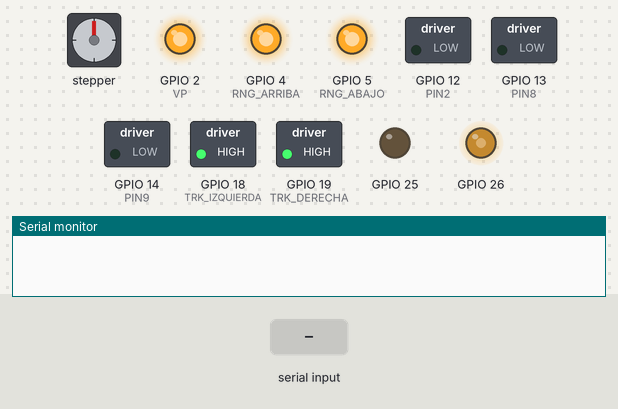
A sketch run on a simulated ESP32. Parts: stepper motor, switched loads named in the sketch (green lamp = pin HIGH), output pins drawn as LEDs (lit = HIGH), the last lines printed to the serial monitor. The test bench sets the inputs (shaded band). Stepper angles assume 200 steps per turn.

Above: at 1.2 s.
1.3 s: "M,45\n" received over Serial
At 1.75 s:
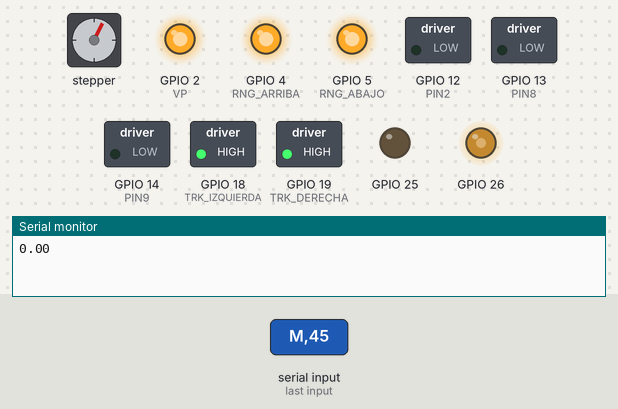
4.3 s: "sby\n" received over Serial
At 7.0 s:
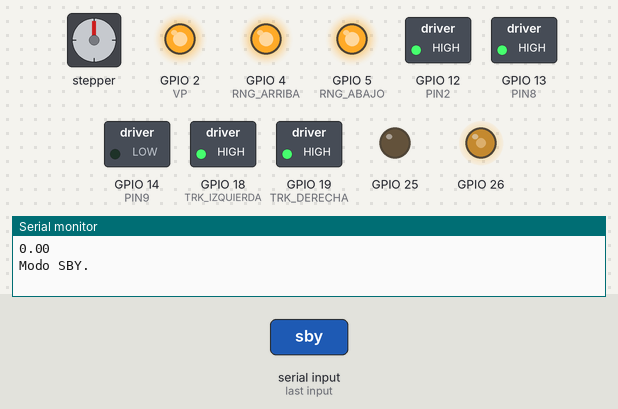
7.3 s: "tst\n" received over Serial
At 8.1 s:
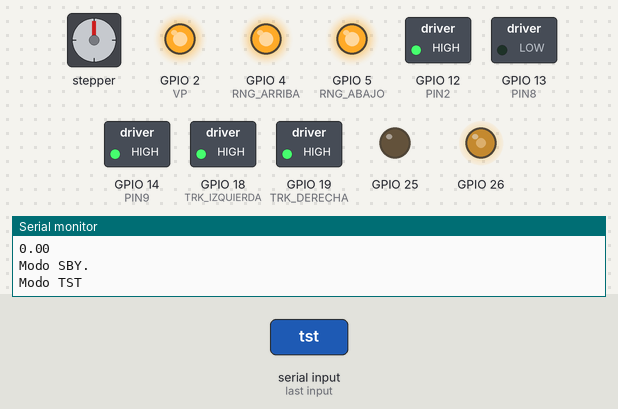
8.8 s: "on\n" received over Serial
At 9.2 s:
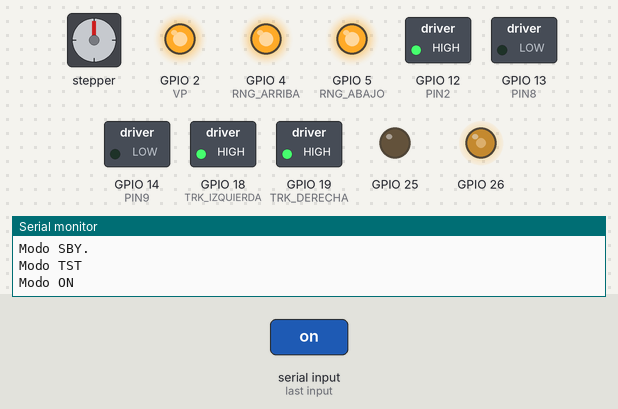
10.3 s: "vp\n" received over Serial
At 10.4 s:
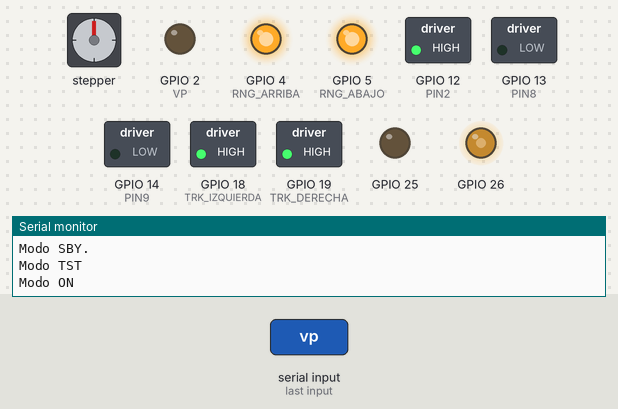
12.0 s: "rng_arriba\n" received over Serial
At 12.1 s:
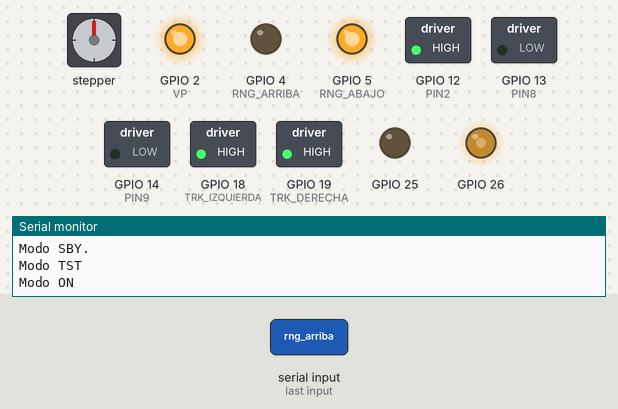
Timing chart, 0 to 14.7 s (numbered marks = the images above; inputs shaded):
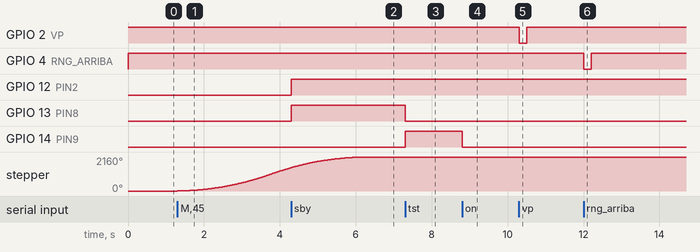

Measured:
- after the input at 1.3 s, stepper: keeps turning clockwise at about 496°/s, starting at once
- after the input at 4.3 s, GPIO 12 (PIN2), GPIO 13 (PIN8): LOW → HIGH at once
- after the input at 7.3 s, GPIO 13 (PIN8): HIGH → LOW at once; GPIO 14 (PIN9): LOW → HIGH at once
- after the input at 8.8 s, GPIO 14 (PIN9): HIGH → LOW at once
- after the input at 10.3 s, GPIO 2 (VP): HIGH → LOW at once, → HIGH 0.20 s later
- after the input at 12.0 s, GPIO 4 (RNG_ARRIBA): HIGH → LOW at once, → HIGH 0.20 s later

The sketch:

FirmwareESP32.ino
```cpp
#include <AccelStepper.h>

//se definen los botones
#define VP 2  // Define botón
#define RNG_ARRIBA 4
#define RNG_ABAJO 5
#define TRK_IZQUIERDA 18
#define TRK_DERECHA 19


//selector
#define PIN2 12
#define PIN8 13
#define PIN9 14


//motores
#define dirPin1 32
#define stepPin1 33
#define motorInterfaceType1 1

#define dirPin2 21
#define stepPin2 22
#define motorInterfaceType2 1

AccelStepper stepper1 = AccelStepper(motorInterfaceType1, stepPin1, dirPin1);
AccelStepper stepper2 = AccelStepper(motorInterfaceType2, stepPin2, dirPin2);
float proxPosition1 = 0;
float proxPosition2 = 0;


//se definen los potenciometros
const int GAIN = DAC1;//gpio 25
int raw = 0;
const int TILT = DAC2;//gpio 26
int raw2 = 125;

bool estadoVP = HIGH;
bool estadoRNG_ARRIBA = HIGH;
bool estadoRNG_ABAJO = HIGH;
bool estadoTRK_IZQUIERDA = HIGH;
bool estadoTRK_DERECHA = HIGH;


void setup() {
  pinMode(VP, OUTPUT);
  pinMode(RNG_ARRIBA, OUTPUT);
  pinMode(RNG_ABAJO, OUTPUT);
  pinMode(TRK_IZQUIERDA, OUTPUT);
  pinMode(TRK_DERECHA, OUTPUT);

  digitalWrite(VP, estadoVP);
  digitalWrite(RNG_ARRIBA, estadoRNG_ARRIBA);
  digitalWrite(RNG_ABAJO, estadoRNG_ABAJO);
  digitalWrite(TRK_IZQUIERDA, estadoTRK_IZQUIERDA);
  digitalWrite(TRK_DERECHA, estadoTRK_DERECHA);

  Serial.begin(115200);
  dacWrite(GAIN, raw);
  dacWrite(TILT, raw2);


  pinMode(PIN2, OUTPUT); // Configura el pin como salida
  pinMode(PIN8, OUTPUT);
  pinMode(PIN9, OUTPUT);

  digitalWrite(PIN2, LOW); // Inicializa el pin en LOW
  digitalWrite(PIN8, LOW);
  digitalWrite(PIN9, LOW);


  stepper1.setMaxSpeed(100);
  stepper1.setAcceleration(100);


  stepper2.setMaxSpeed(800);
  stepper2.setAcceleration(200);

}

void loop() {
  // Verificar si hay datos disponibles en el puerto serial
  if (Serial.available() > 0) {
    String entrada = Serial.readStringUntil('\n');
    entrada.trim(); // Elimina espacios o saltos de línea
    char primerCaracter = entrada.charAt(0); // Obtener el último carácter


    //Este if es para los potenciometros
    if (primerCaracter == 'G') {
      //AQUI VA LA RUTINA DE GAIN
      String numeroStr = entrada.substring(1); // Obtener el resto de la cadena
      int newRaw = numeroStr.toInt(); // Convertir el número a entero
      if (newRaw >= 0 && newRaw <= 31) { // Validar el rango
        if (newRaw == 0){
          raw = 0;
        } else if(newRaw == 31){
          raw = 255;
        } else{
          raw = (newRaw-0.4426)/0.1193;
        }
        dacWrite(GAIN, raw); // Escribir el nuevo valor en el DAC
      }
      Serial.print(raw);
      } else if (primerCaracter == 'T') {
        //AQUI VA LA RUTINA DE TILT
        String numeroStr2 = entrada.substring(2); // Obtener el resto de la cadena
        float newRaw2 = numeroStr2.toFloat(); // Convertir el número a entero
        char tiltUpDown = entrada.charAt(1); // Obtener el segundo carácter
        if (tiltUpDown == 'D'){
          Serial.println("Entro en la D");
          raw2=(newRaw2-15.245)/(-0.1209);
          Serial.println(raw2);
        } else if (tiltUpDown == 'U'){
          Serial.println("Entro en la U");
          raw2=(newRaw2+14.965)/0.1198;
          Serial.println(raw2);
        }
        if (newRaw2 >= 0 && newRaw2 <= 255) { // Validar el rango
          //raw2 = newRaw2;
          dacWrite(TILT, raw2); // Escribir el nuevo valor en el DAC
      }
      Serial.print(raw2);
      } else if (primerCaracter == 'M'){
          int posComa = entrada.indexOf(',');

        if (posComa > 0) {
          // Convertir los datos recibidos a las nuevas posiciones
          proxPosition1 = entrada.substring(1, posComa).toFloat() * 400 / 360.0 * 5.125;
          proxPosition2 = entrada.substring(posComa + 1).toFloat() * 1600 / 360.0 * 6;
          Serial.println(proxPosition1);

          // Detener motores suavemente antes de actualizar posiciones
          stepper1.stop();
          stepper2.stop();

          // Mover a nuevas posiciones
          stepper1.moveTo((int)proxPosition1);
          stepper2.moveTo((int)proxPosition2);
        }
        // Continuamente actualizar los motores
        //stepper1.run();
        //stepper2.run();
      }//if (primerCaracter == 'T')


      //AQUI ESTAN LOS BOTONES
      if (entrada == "vp") {
        digitalWrite(VP, LOW); // Activa el pin (cambia a LOW si era HIGH)
        delay(200);           // Espera
        digitalWrite(VP, HIGH); // Vuelve al estado inicial
      }
      else if (entrada == "rng_arriba") {
        digitalWrite(RNG_ARRIBA, LOW);
        delay(200);
        digitalWrite(RNG_ARRIBA, HIGH);
      }
      else if (entrada == "rng_abajo") {
        digitalWrite(RNG_ABAJO, LOW);
        delay(200);
        digitalWrite(RNG_ABAJO, HIGH);
      }
      else if (entrada == "trk_izquierda") {
        digitalWrite(TRK_IZQUIERDA, LOW);
        delay(200);
        digitalWrite(TRK_IZQUIERDA, HIGH);
      }
      else if (entrada == "trk_derecha") {
        digitalWrite(TRK_DERECHA, LOW);
        delay(200);
        digitalWrite(TRK_DERECHA, HIGH);
      }

      //AQUI VAN LOS SELECTORES
      if (entrada == "sby") {
        digitalWrite(PIN2, HIGH);
        digitalWrite(PIN8, HIGH);
        digitalWrite(PIN9, LOW);
        //digitalWrite(PIN11, LOW);
        Serial.println("Modo SBY.");
      } else if (entrada == "tst") {
        digitalWrite(PIN2, HIGH);
        digitalWrite(PIN8, LOW);
        digitalWrite(PIN9, HIGH);
        //digitalWrite(PIN11, LOW);
        Serial.println("Modo TST");
      } else if (entrada == "on"){
        digitalWrite(PIN2, HIGH);
        digitalWrite(PIN8, LOW);
        digitalWrite(PIN9, LOW);
        //digitalWrite(PIN11, LOW);
        Serial.println("Modo ON");
      } else if (entrada == "off"){
        digitalWrite(PIN2, LOW);
        digitalWrite(PIN8, LOW);
        digitalWrite(PIN9, LOW);
        //digitalWrite(PIN11, LOW);
        Serial.println("Modo OFF");
      }

    while (Serial.available()) Serial.read(); // Limpiar buffer

  }//if serial
  stepper1.run();
  stepper2.run();
}
```
